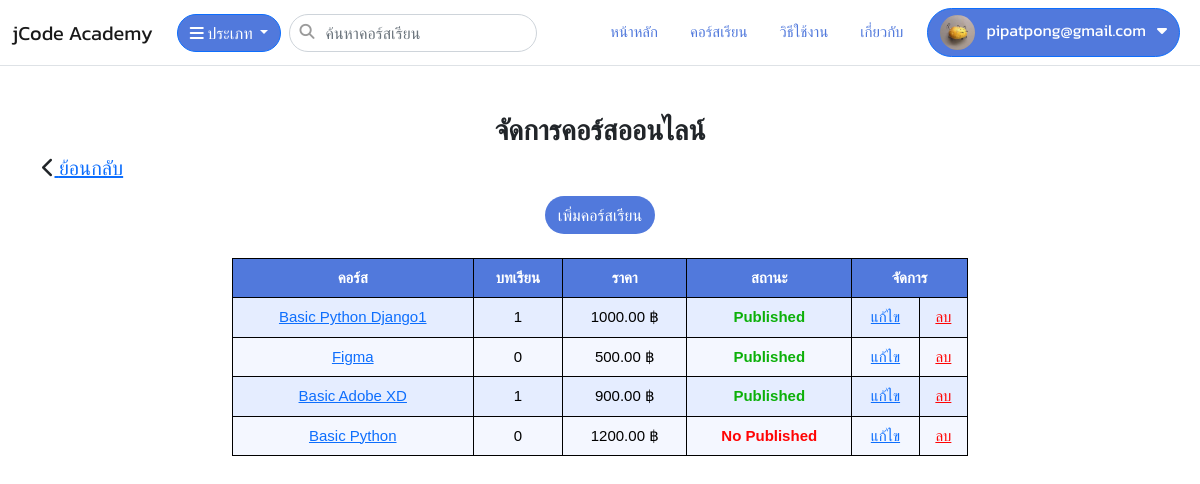
Before: /video/course/ (signed in) with the older database file.
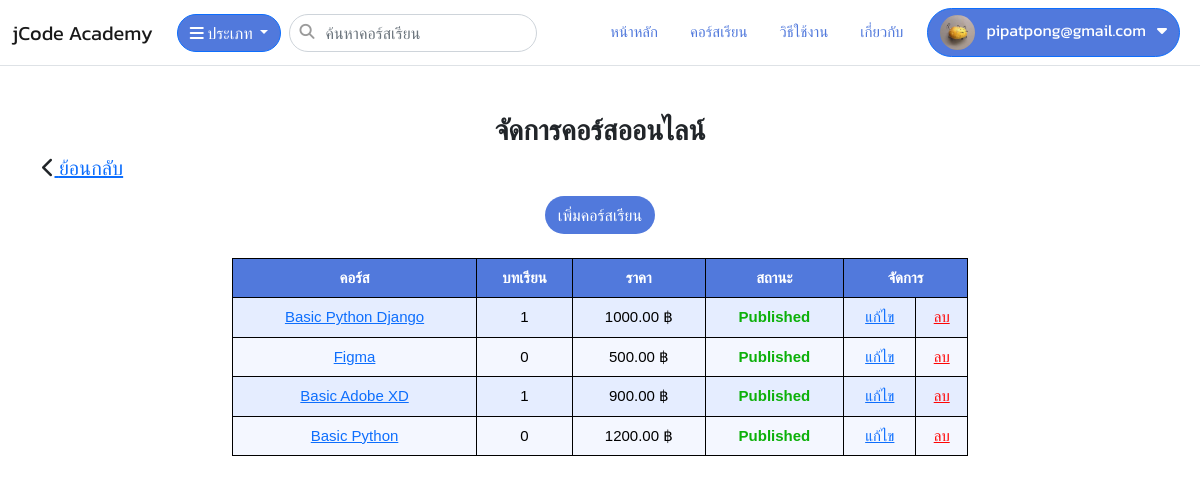
After: the same page with the newer database file.
### video/models.py (models this page shows, shortened)
class Video(models.Model):
    member = models.ForeignKey(Member,null=True, blank=True, on_delete=models.CASCADE)
    name = models.CharField(max_length=250)
    slug = models.SlugField(max_length=450)
    description = models.TextField(null=True, blank=True)
    image = models.FileField(upload_to='video', null=True, blank=True)
    videoexample=models.FileField(upload_to='video/example', null=True, blank=True)
    category = models.ForeignKey(Category, null=True, blank=True, on_delete=models.SET_NULL)
    category_sub = models.ForeignKey(CategorySub, null=True, blank=True, on_delete=models.SET_NULL)
    price = models.DecimalField(max_digits=15, decimal_places=2, null=True, blank=True, default=0)
    price_before = models.DecimalField(max_digits=15, decimal_places=2, null=True, blank=True, default=0)
    published = models.BooleanField(default=False)
    created = models.DateTimeField(auto_now_add=True)
    updated = models.DateTimeField(auto_now=True)

### video/views.py (the view)
# urls.py: path("course/", views.management_course, name='management_course'),
def management_course(request):
    videos = Video.objects.filter(member__user=request.user.id)
    return render(request,'video/course.html',{"video_list":videos})

### app/context_processors1.py (called while the page is built)
def category_list(request):
    categories = Category.objects.all()
    category_subs = CategorySub.objects.all().order_by('category')
    context = {
        'category_list':categories,
        'subcategory_list':category_subs,
    }
    return context

def member_list(request):
    members=Member.objects.filter(user_id=request.user.id).first()
    context={
        'member_list':members
    }
    return context

### app/loginemail.py (called while the page is built)
    def get_user(self, user_id):
        try:
            return User.objects.get(pk=user_id)
        except User.DoesNotExist:
            return None

### app/models.py (called while the page is built)
    def __str__(self):
        return self.name

### templates/video/course.html (shortened to what this page needs)
{% extends "layout/base.html" %}
{% block content %}
<div class="container">
    <div class="row">
        <h3 style="text-align: center;"><b>จัดการคอร์สออนไลน์</b></h3>
        <h5 style="float: left;"><i class="fa fa-chevron-left"></i><a href="{% url 'video:index' %}"> ย้อนกลับ</a></h5>
        <div class="col-lg-8 offset-lg-2">
            <div style="text-align: center;">
              <a class="btn btn-createcourse mt-2" href="{% url 'video:video_add'  %}">เพิ่มคอร์สเรียน</a>
            </div>
           <table class="manage_course my-4">
            <tr>
              <th>คอร์ส</th>
              <th>บทเรียน</th>
              <th>ราคา</th>
              <th>สถานะ</th>
              <th colspan="2">จัดการ</th>
            </tr>
            {% for video in video_list %}
            <tr>
              <td><a href="{% url 'video:management_chapter'  %}?courseid={{video.id}}">{{ video.name }}</a></td>
              <td>{{ video.videolesson_set.count }}</td>
              <td>{{ video.price }} ฿</td>
              {% if video.published == True%}
              <td style="color: #0CB009;"><b>Published</b></td>
              {% elif video.published == False %}
              <td style="color: #FF0404;"><b>No Published</b></td>
              {% endif %}
              <td><a href="{% url 'video:update_course' id=video.id %}">แก้ไข</a></td>
              <td><a href="javascript:deletecourse({{video.id}})" style="color: #FF0404;">ลบ</a></td>
            </tr>
            {% endfor %}
          </table>
        </div>
    </div>
</div>
{% endblock %}

Changed rows visible on the page:
changed Video: name "Basic Python Django1" → "Basic Python Django"
changed Video "Basic Python": published "No Published" → "Published"
